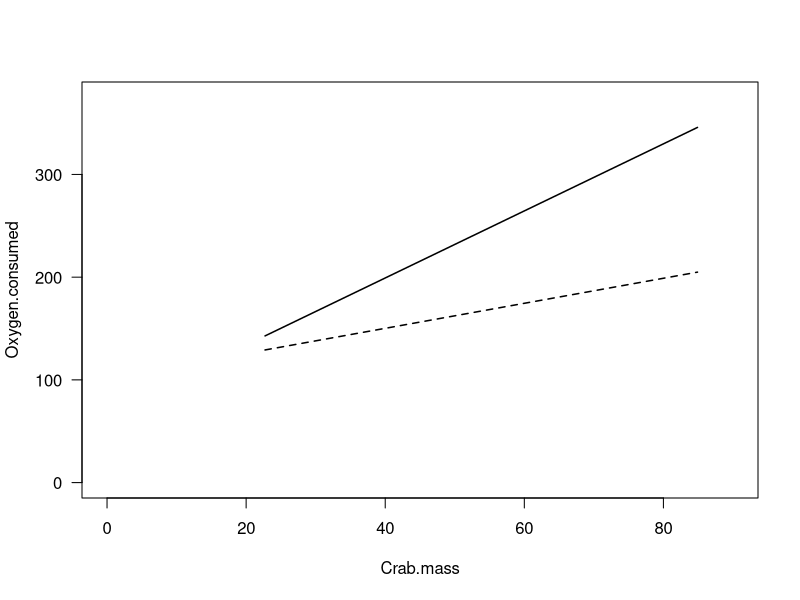
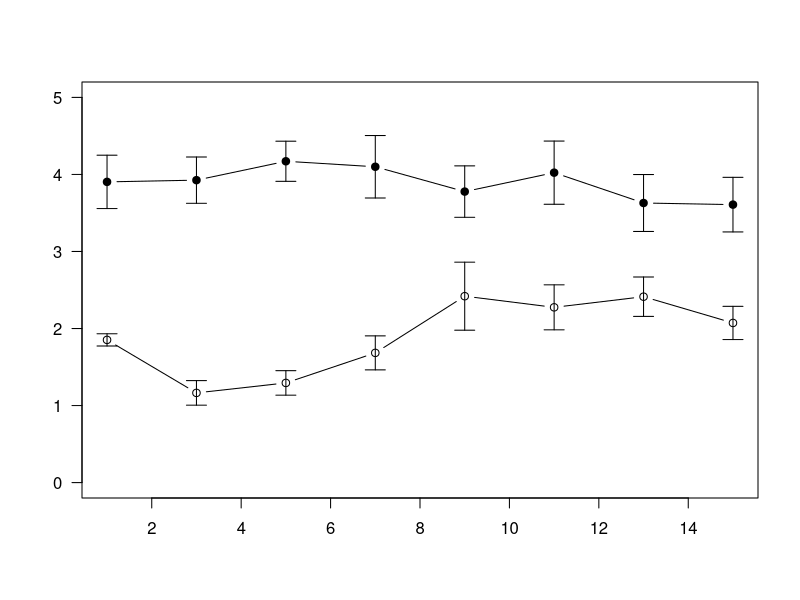
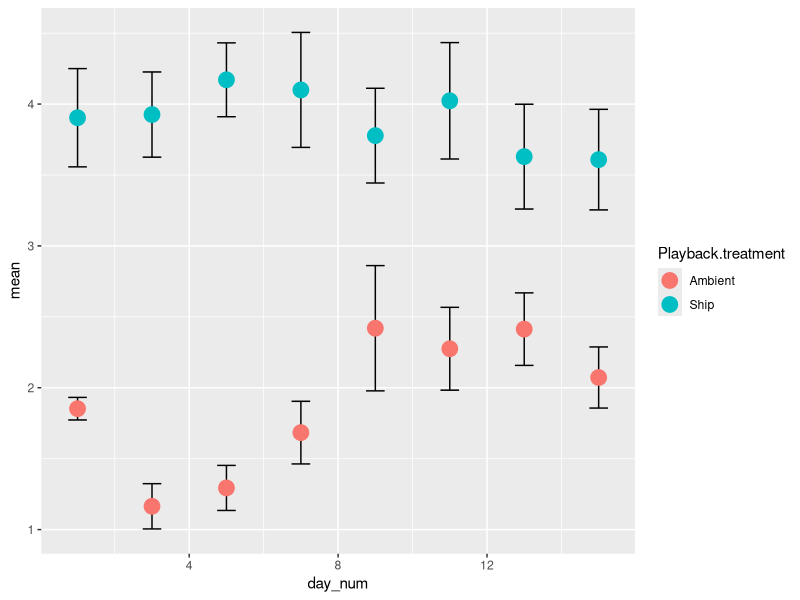
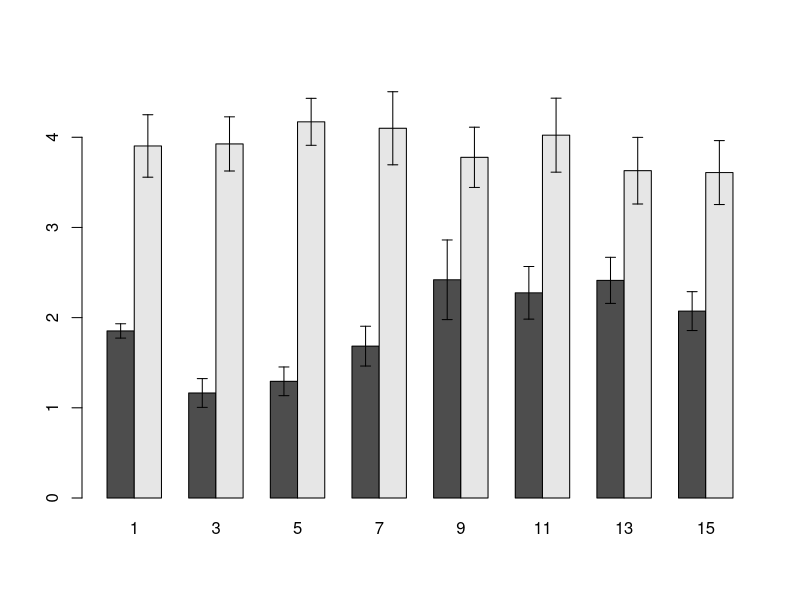
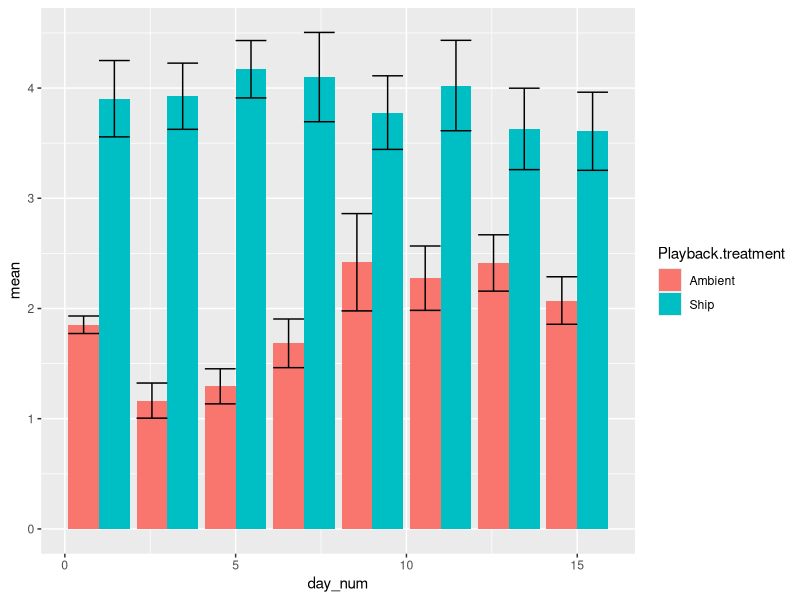

Source code (R) for these figures, in order:
## ---- chunk 1
library(knitr)
knitr::opts_chunk$set(tidy.opts=list(width.cutoff=70),tidy=TRUE)
## ---- chunk 2
single=read.csv("../data/single_exposure.csv")
head(single)

mult=read.csv("../data/multiple_exposure.csv")
head(mult)
## ---- chunk 3
# Run two regression analyses: one for each treatment
mod1=lm(Oxygen.consumed~Crab.mass, 
        data=subset(single, single$Playback.treatment=="Ambient"))
mod2=lm(Oxygen.consumed~Crab.mass, 
        data=subset(single, single$Playback.treatment=="Ship"))

# set up the x and y coordinates for the regression lines
xv=c(min(single$Crab.mass), max(single$Crab.mass))
yv1=predict(mod1, list(Crab.mass=xv))
yv2=predict(mod2, list(Crab.mass=xv))

#Figure 1
plot(Oxygen.consumed~Crab.mass, data=single,    
     pch=c(1, 18)[Playback.treatment], cex=1.5, las=1, xlim=c(0,90), ylim=c(0,375))
lines(xv, yv1, lty=2, lwd=1.5)
lines(xv, yv2, lty=1, lwd=1.5)
## ---- chunk 4
mod=lm(Oxygen.consumed~Playback.treatment*Crab.mass, data=single)
anova(mod)
## ---- chunk 5
aov.mod=aov(Oxygen.consumed~Playback.treatment*Crab.mass, data=single)
summary(aov.mod)
## ---- chunk 6
head(mult)
## ---- chunk 7
library(tidyr) #remember to load the package
mult$ID=1:nrow(mult)
mult_long=gather(mult, key=day_txt, value=oxy, -ID, -Playback.treatment)
head(mult_long)
#mult_long$day_txt=as.ordered(mult_long$day_txt)
## ---- chunk 8
mult_wide=spread(mult_long, key=day_txt, value=oxy)
head(mult_wide)
## ---- chunk 9
aov.mod=aov(oxy~Playback.treatment*day_txt + Error(ID), data=mult_long)
summary(aov.mod)
## ---- chunk 10
aov.mod=aov(oxy~Playback.treatment*day_txt 
            + Error(factor(ID)), data=mult_long)
summary(aov.mod)
## ---- chunk 11
substr(mult_long$day_txt, 4, 5)
## ---- chunk 12
mult_long$day_num=as.numeric(substr(mult_long$day_txt, 4, 5))
head(mult_long)
## ---- chunk 13
aov.mod2=aov(oxy~Playback.treatment*day_num + Error(factor(ID)), data=mult_long)
summary(aov.mod2)
## ---- chunk 14
#mixed-model using ML
library(nlme)
lme.mod=lme(oxy~Playback.treatment*day_num, random=~1|ID, data=mult_long)
anova(lme.mod)
## ---- chunk 15
se=function(x) sqrt(var(x)/length(x))
## ---- chunk 16
#step 1: create a summarized dataset with means and standard errors
d1=aggregate(mult_long$oxy, list(mult_long$day_num,mult_long$Playback.treatment), mean)
ses=aggregate(mult_long$oxy, list(mult_long$day_num,mult_long$Playback.treatment), se)
d1$se=ses[,3]
names(d1)=c("day", "treatment", "mean", "se")

#plot blank plot, populate with dots & lines & standard error bars
plot(1:15, seq(0,5,length=15), type="n", xlab="", ylab="", las=1)
points(mean~day, data=subset(d1, treatment=="Ambient"), type="b",pch=21, bg="white")
points(mean~day, data=subset(d1, treatment=="Ship"), type="b",pch=21, bg="black")
arrows(d1$day, d1$mean-d1$se, d1$day, d1$mean+d1$se, code=3, angle=90, length=0.1)
## ---- chunk 17
library(dplyr)
## ---- chunk 18
d2 = mult_long %>%
  group_by(Playback.treatment, day_num) %>%
  summarise(mean=mean(oxy), se=se(oxy))
head(d2)
## ---- chunk 19
##make figure 2 with ggplot2
library(ggplot2)
p = ggplot(d2)
p = p + geom_errorbar(aes(x=day_num, ymax=mean+se, ymin=mean-se, width=0.5))
p = p + geom_point(aes(x=day_num, y=mean, colour=Playback.treatment), size=5)
p
## ---- chunk 20
#make it bar plots
tab.mean=xtabs(mean~Playback.treatment+day_num, data=d2)
tab.se=xtabs(se~Playback.treatment+day_num, data=d2)

bp=barplot(tab.mean, beside=T, ylim=c(0, max(tab.mean)+max(tab.se)))
arrows(bp, tab.mean-tab.se, bp, tab.mean+tab.se, angle=90, code=3, length=0.05)
## ---- chunk 21
p = ggplot(d2, aes(x=day_num, y=mean, group=Playback.treatment))
p = p + geom_bar(aes(fill=Playback.treatment), stat="identity", position='dodge')
p = p + geom_errorbar(aes(ymax=mean+se, ymin=mean-se), position='dodge', stat="identity")
p
